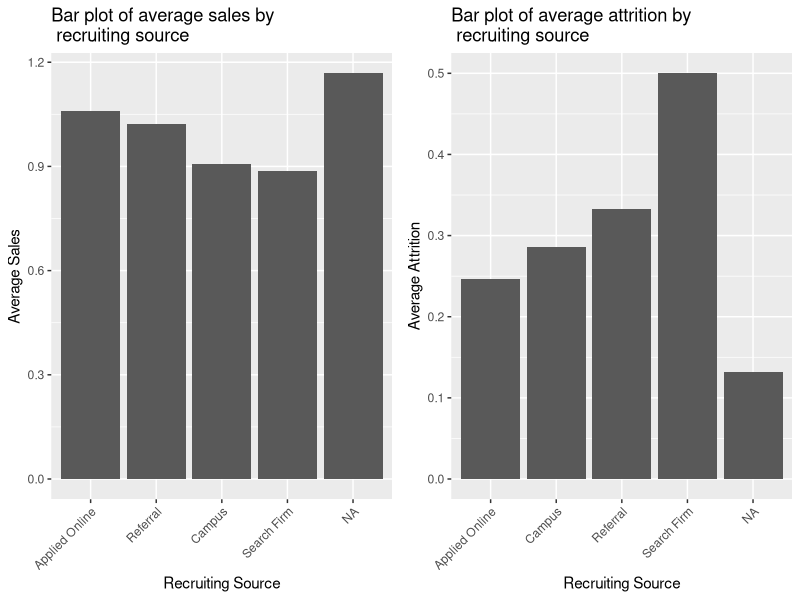

This figure's R source:
## ---- chunk 1
library(tidyverse)
library(readr)
library(gridExtra)
## ---- chunk 2
# Import the recruitment data
recruitment <- read_csv("data/recruitment_data.csv")
## ---- chunk 3

# Look at the first few rows of the dataset
head(recruitment)

#glimpse to view the internal structure.
glimpse(recruitment)
## ---- chunk 4
summary_sales<-recruitment%>%
 # filter() #to select the sales department, although this data set is for slaes department already so we comment out this code
  group_by(recruiting_source)%>%
  summarize(avg_sales_quota_pct=mean(sales_quota_pct))%>%
  arrange(desc(avg_sales_quota_pct))

summary_sales
## ---- chunk 5
summary_attrition<-recruitment%>%
 # filter() #to select the sales department, although this data set is for slaes department already so we comment out this code
  group_by(recruiting_source)%>%
  summarize(avg_attrition=mean(attrition))%>%
  arrange(avg_attrition)

summary_attrition
## ---- chunk 6
# Bar plot of average sales by recruiting source
one<-ggplot(summary_sales, aes(x=reorder(recruiting_source, -avg_sales_quota_pct), y=avg_sales_quota_pct) )+
  geom_col()+
  ggtitle("Bar plot of average sales by \n recruiting source")+
  ylab('Average Sales')+
  xlab('Recruiting Source')+
  theme(axis.text.x=element_text(angle=45, hjust=1))

# Bar plot of average attrition by recruiting source
two<-ggplot(summary_attrition, aes(x=reorder(recruiting_source, avg_attrition), y=avg_attrition) )+
  geom_bar(stat='identity')+
  ggtitle("Bar plot of average attrition by \n recruiting source")+ylab('Average Attrition')+
  xlab('Recruiting Source')+
  theme(axis.text.x=element_text(angle=45, hjust=1))


grid.arrange(one,two,ncol=2, nrow=1)
